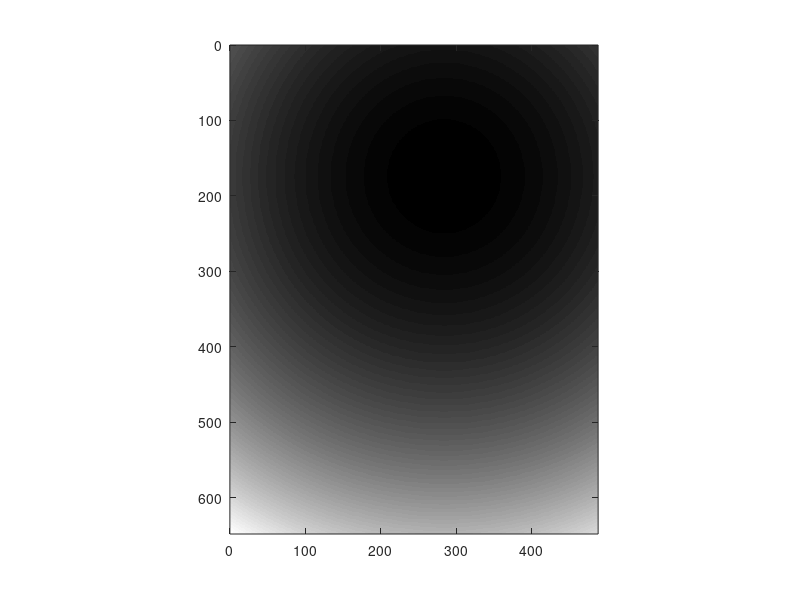

Reproduce this figure in MATLAB. (Note: this script raises an error after producing the figure.)
clear all

% Data reading & stacking
frame_width=648;
frame_height=488;

X_overlapping=0;
Y_overlapping=0;


frame_width_eff=frame_width-X_overlapping;
frame_height_eff=frame_height-Y_overlapping;


num_of_frame_per_division=16;

normalization_factor=50;

X_mosaic_number=1;
Y_mosaic_number=1;


division_starting_index=1;
total_division_number=4;

frame_starting_index=36;
total_frame_number=25;





division_number=division_starting_index:(division_starting_index+total_division_number-1);
total_FOV_number=X_mosaic_number*Y_mosaic_number;
k=0;

temp_frame_volume=zeros(frame_width,frame_height,total_division_number*num_of_frame_per_division);

stiched_image=zeros(frame_width_eff*X_mosaic_number+X_overlapping,frame_height_eff*Y_mosaic_number+Y_overlapping);

% correction image generation

% correction 1 (edge summation correction)

correction_A=ones(frame_width,frame_height);

% left&right bound

for tt=1:X_overlapping
    correction_A(tt,:)=correction_A(tt,:)*(tt/(X_overlapping+1));
    correction_A(frame_width-tt+1,:)=correction_A(frame_width-tt+1,:)*(tt/(X_overlapping+1));
end
for tt=1:Y_overlapping
    correction_A(:,tt)=correction_A(:,tt)*(tt/(Y_overlapping+1));
    correction_A(:,frame_height-tt+1)=correction_A(:,frame_height-tt+1)*(tt/(Y_overlapping+1));
end

imagesc(correction_A);
colormap('gray');
axis equal
xlim([0 size(correction_A,2)]);
ylim([0 size(correction_A,1)]);

Gaussian_X_width=650;
Gaussian_Y_width=350;
X_offset=-150;
Y_offset=40;

correction_B_X=ones(frame_width,frame_height);
correction_B_Y=ones(frame_width,frame_height);

for tt=1:frame_height
    correction_B_X(:,tt)=gaussmf((1:frame_width),[Gaussian_X_width frame_width/2+X_offset]);
end
for tt=1:frame_width
    correction_B_Y(tt,:)=gaussmf((1:frame_height),[Gaussian_X_width frame_height/2+Y_offset]);
end
correction_B=1./(correction_B_X.*correction_B_Y);

correction_image=correction_A.*correction_B;
%correction_image(:)=1;
imagesc(correction_B);
colormap('gray');
axis equal
xlim([0 size(correction_B,2)]);
ylim([0 size(correction_B,1)]);

for N=0:(total_FOV_number-1)
    
    X_FOV_number=rem(N,X_mosaic_number); %0~2
    Y_FOV_number=floor(N/X_mosaic_number); %0~2

    
    folder_path=sprintf('D:\\OCT data\\150630\\2015_0630_0412_large FOV_critical illumination_%d\\',N+1);
    cd(folder_path);
    mkdir('divide');


    for p=1:length(division_number)
        file_path=[folder_path sprintf('%08d',division_number(p))];
        fin=fopen(file_path);
        A=fread(fin,[frame_width,frame_height*num_of_frame_per_division],'float32','b');
        if fin ==-1
             k=k+1;
             fclose('all');
        else
            for q=1:num_of_frame_per_division
                temp_frame_volume(:,:,q+((p-1))*num_of_frame_per_division)=A(:,(frame_height*(q-1)+1):frame_height*q);
            end
             fclose('all');
        end
    end
    %temp_frame_volume(:)=1;
    averaged_image=mean(temp_frame_volume(:,:,frame_starting_index:(frame_starting_index+total_frame_number-1)),3).*correction_image;
    
    stiched_image(((X_FOV_number)*frame_width_eff+1):((X_FOV_number)*frame_width_eff+frame_width),((Y_FOV_number)*frame_height_eff+1):((Y_FOV_number)*frame_height_eff+frame_height))=stiched_image(((X_FOV_number)*frame_width_eff+1):((X_FOV_number)*frame_width_eff+frame_width),((Y_FOV_number)*frame_height_eff+1):((Y_FOV_number)*frame_height_eff+frame_height))+averaged_image;

    
end

cmin=6;
cmax=60;


imagesc(stiched_image);
colormap('gray');
caxis([cmin cmax]);
axis equal
xlim([0 size(stiched_image,2)]);
ylim([0 size(stiched_image,1)]);

Normailzed_image=(stiched_image-cmin)/cmax;

% Stacking

imwrite(Normailzed_image,[cd,'\divide\','averaged_frame.png','.png']);


